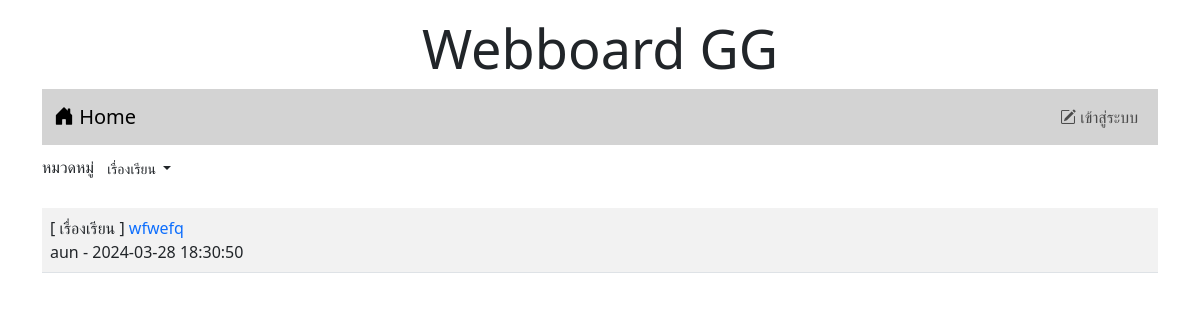
The app's page /index.php?id=2 with its own data.
### tables this page shows
CREATE TABLE `category` (
  `id` int(11) NOT NULL,
  `name` varchar(32) NOT NULL
);

CREATE TABLE `post` (
  `id` int(11) NOT NULL,
  `title` varchar(128) NOT NULL,
  `content` varchar(2048) NOT NULL,
  `post_date` datetime NOT NULL,
  `cat_id` int(11) NOT NULL,
  `user_id` int(11) NOT NULL
);

CREATE TABLE `user` (
  `id` int(11) NOT NULL,
  `login` varchar(32) NOT NULL,
  `password` varchar(64) NOT NULL,
  `name` varchar(64) NOT NULL,
  `gender` char(1) NOT NULL,
  `email` varchar(32) NOT NULL,
  `role` char(1) NOT NULL
);

### index.php (the view, shortened to what this page needs)
<!DOCTYPE html>
<html lang="en">
<head>
    <link href="https://cdn.jsdelivr.net/npm/bootstrap@5.3.0-alpha1/dist/css/bootstrap.min.css" rel="stylesheet">
    <link rel="stylesheet" href="https://cdn.jsdelivr.net/npm/bootstrap-icons@1.10.3/font/bootstrap-icons.css">
</head>
<div class = "container-lg">
<h1 style="text-align: center;font-size: 54px;"class="mt-3">Webboard GG</h1>
</div>
<body class="container">
    <?php include('nav.php')?>
    <div class="my-2 d-flex justify-content-between">
        <div>
            <lable>หมวดหมู่</lable>
            <span class="dropdown">
                <?php
                    $conn=new PDO("mysql:host=localhost;dbname=webboard;charset=utf8","root","");
                ?>
                <button class="btn btn-white-50 btn-sm dropdown-toggle" type="button" data-bs-toggle="dropdown"
                    aria-expanded="false">
                        <?php
                        if(isset($_GET['id'])){
                        $sql="SELECT name FROM category WHERE id=$_GET[id]";
                        foreach($conn->query($sql)as $row)
                        echo "$row[name]";
                        }else{
                            echo "--ทั้งหมด--";
                        }
                        ?>
                </button>
                    <?php
                         $sql="SELECT * FROM category";
                    ?>
                </span>
        </div>
    </div>
    <table class="table table-striped mt-4">
        <?php
        $conn=new PDO("mysql:host=localhost;dbname=webboard;charset=utf8", "root", "");
        if(isset($_GET['id'])){
            $sql="SELECT t3.name,t1.title,t1.id,t2.login,t1.post_date,t2.id as 'user_id' FROM post as t1
            INNER JOIN user as t2 ON (t1.user_id=t2.id)
            INNER JOIN category as t3 ON (t1.cat_id=t3.id)
            WHERE t1.cat_id=$_GET[id]
            ORDER BY t1.post_date DESC" ;
        }else{
            $sql="SELECT t3.name,t1.title,t1.id,t2.login,t1.post_date,t2.id as 'user_id' FROM post as t1
            INNER JOIN user as t2 ON (t1.user_id=t2.id)
            INNER JOIN category as t3 ON (t1.cat_id=t3.id)
            ORDER BY t1.post_date DESC" ;
        }
        $result=$conn->query($sql);
        while($row = $result->fetch()){
            echo "<tr><td class='d-flex'>
            <div class='flex-grow-1'>[ $row[0] ]<a href=post.php?id=$row[2]
            style=text-decoration:none> $row[1]</a><br>$row[3] - $row[4]</div>";
        }
        ?>
</table>
</body>
</html>

### records on screen
category: name "เรื่องเรียน"
post: category.name "เรื่องเรียน", title "wfwefq", user.login "aun", post_date "2024-03-28 18:30:50"
